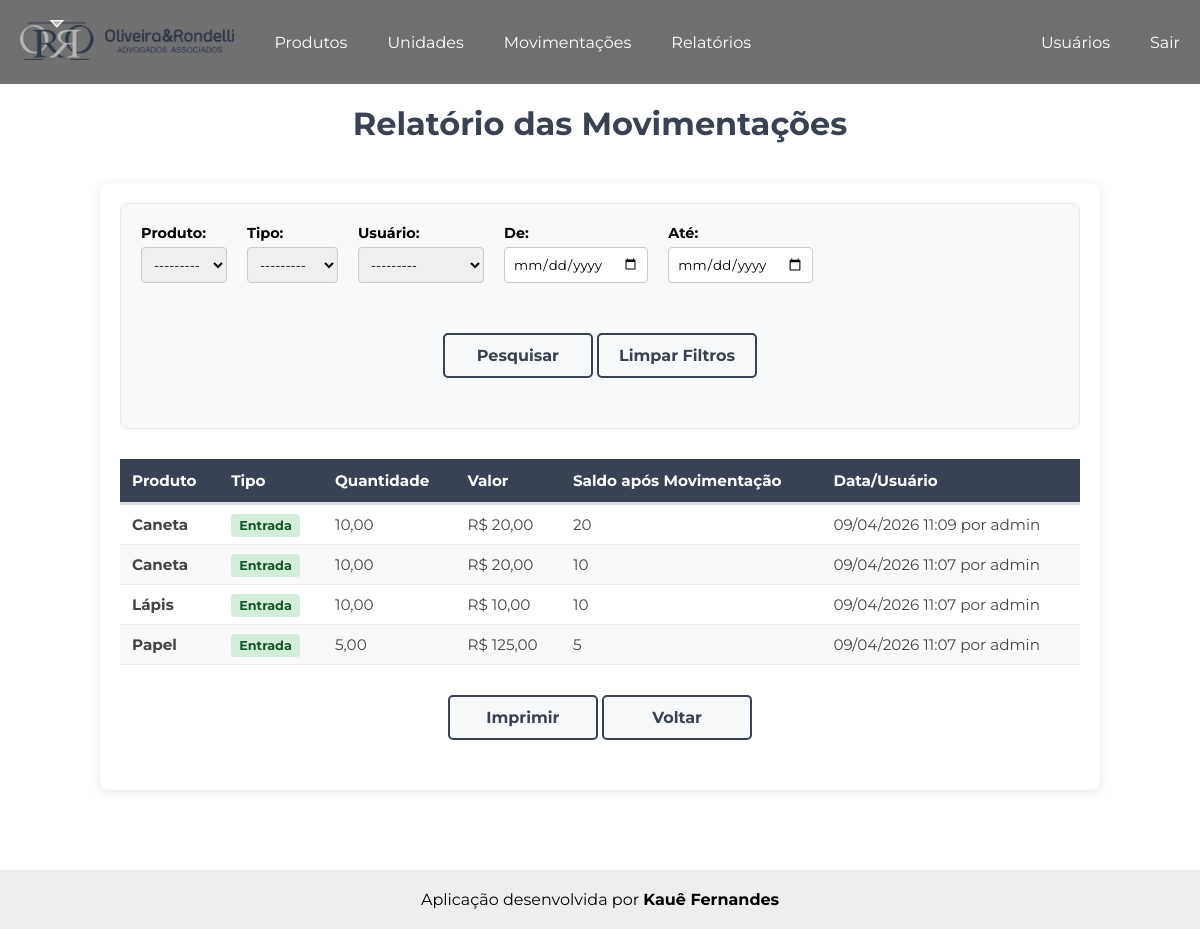
Page /relatorios/relatorio_movimentacoes (signed in) on the committed database.
### movimentacoes/models.py (models this page shows, shortened)
class Movimentacao(models.Model):
    TIPO_MOVIMENTACAO = [
        ('E', 'Entrada'),
        ('S', 'Saída')
    ]
    mov_produto = models.ForeignKey(Produtos, on_delete=models.PROTECT, related_name='movimentacoes', verbose_name='Produto')   # Chave estrangeira referenciando o produto da tabela Produtos
    mov_usuario = models.ForeignKey(User, on_delete=models.PROTECT, verbose_name='Usuário')                                     # Chave estrangeira referenciando o usuário da tabela Usuários
    mov_quantidade = models.DecimalField('Quantidade relativa à Unidade de Medida', decimal_places=2, max_digits=10)            # Quantidade da movimentação
    mov_tipo = models.CharField('Tipo de Movimentação', max_length=1, choices=TIPO_MOVIMENTACAO)                                # Tipo da movimentação
    mov_saldo_movimento = models.IntegerField('Saldo no momento:', editable=False, null=True)                                   # Saldo do produto após movimentação
    mov_custo = models.DecimalField('Valor da Compra', max_digits=10, decimal_places=2, null=True, blank=True)                  # Preço total da compra
    mov_data_adicionada = models.DateTimeField(auto_now_add=True)                                                               # Data que foi adicionada
    class Meta:
        verbose_name = 'Movimentação'
        verbose_name_plural = 'Movimentações'
        ordering = ['-mov_data_adicionada']

### produtos/models.py (models this page shows, shortened)
class Produtos(models.Model):
    pro_referencia = models.CharField('Referência', max_length=20, default='SEM-REF')                                                       # Referência do produto
    pro_descricao = models.TextField('Descrição')                                                                                           # Descrição do produto
    pro_unidade = models.ForeignKey(Unidades, on_delete=models.PROTECT, verbose_name='Unidade', default=1)                                  # Chave estrangeira referenciando a unidade da tabela Unidades
    pro_custo_medio = models.DecimalField('Custo Médio', decimal_places=2, max_digits=10, default=0)                         # Custo médio
    pro_saldo = models.DecimalField('Saldo', decimal_places=2, max_digits=10, default=0)                                                    # Saldo do produto no estoque
    pro_data_adicionada = models.DateTimeField(auto_now_add=True)                                                                            # Data em que o produto foi adicionado
    pro_data_modificado = models.DateTimeField(auto_now=True)                                                                               # Data em que o produto foi modificado
    def __str__(self):
        return self.pro_descricao
    class Meta:
        verbose_name = 'Produto'
        verbose_name_plural = 'Produtos'
        ordering = ['pro_descricao']

### relatorios/views.py (the view)
# urls.py: path('relatorio_movimentacoes', views.relatorio_movimentacoes, name='relatorio_movimentacoes')      # Adiciona o caminho para a tela do relatório das movimentações
def relatorio_movimentacoes(request):
    movimentacoes = Movimentacao.objects.order_by('-mov_data_adicionada')
    filtro = FiltroMovimentacao(request.GET, queryset=movimentacoes)
    context = {'movimentacoes': filtro.qs,
               'filtro': filtro}
    return render(request, 'relatorios/relatorio_movimentacoes.html', context)

### relatorios/templates/relatorios/relatorio_movimentacoes.html (shortened to what this page needs)
<!DOCTYPE html>
{% extends "core/base.html" %}
{% load static %}
    {% block extra_css %}
        <link rel="stylesheet" href="{% static 'css/relatorios.css' %}">
    {% endblock %}
    {% block content %}
    <h1>Relatório das Movimentações</h1>
    <div class="container-relatorio">
        <div class="container-formulario">
            <form method="get" class="formulario">
                {{ filtro.form.as_p }}
                <div class="container-botao">
                    <button class="botao-pesquisar" type="submit">Pesquisar</button>
                    <a href="{% url 'relatorio_movimentacoes' %}" class="botao-voltar">Limpar Filtros</a>
                </div>
            </form>
        </div>
        <table class="movimentacoes">
            <thead>
                <tr>
                    <th>Produto</th>
                    <th>Tipo</th>
                    <th>Quantidade</th>
                    <th>Valor</th>
                    <th>Saldo após Movimentação</th>
                    <th>Data/Usuário</th>
                </tr>
            </thead>
            <tbody>
                {% for movimentacao in movimentacoes %}
                <tr>
                    <td><b>{{ movimentacao.mov_produto }}</b></td>
                    <td>
                        {% if movimentacao.mov_tipo == 'E' %}
                            <span class="entrada">Entrada</span>
                        {% else %}
                            <span class="saida">Saída</span>
                        {% endif %}
                    </td>
                    <td>{{ movimentacao.mov_quantidade }}</td>
                    <td>
                        {% if movimentacao.mov_tipo == 'E' %}
                            <span>R$ {{ movimentacao.mov_custo }}</span>
                        {% else %}
                            <span>-</span>
                        {% endif %}
                    </td>
                    <td>{{ movimentacao.mov_saldo_movimento }}</td>
                    <td>{{ movimentacao.mov_data_adicionada|date:"d/m/Y H:i" }} por {{ movimentacao.mov_usuario }}</td>
                </tr>
                {% empty %}
                <tr>
                    <td>Nenhuma movimentação realizada.</td>
                </tr>
                {% endfor %}
            </tbody>
        </table>
        <div class="container-botao">
            <button class="botao-imprimir" onclick="window.print()">Imprimir</button>
            <a href="{% url 'relatorios' %}"><button class="botao-voltar">Voltar</button></a>
        </div>
    </div>
    {% endblock content %}

### static/css/style1.css (style rules this page uses)
* { margin: 0; padding: 0; box-sizing: border-box; font-family: 'Montserrat', sans-serif; }

### static/css/relatorios.css (style rules this page uses)
h1 { text-align: center; color: rgba(56, 66, 82); }
.container-relatorio { max-width: 1000px; margin: 40px auto; background-color: white; padding: 20px; border-radius: 8px; box-shadow: 0 2px 10px rgba(0, 0, 0, 0.1); }
.container-formulario { background-color: #f8f9fa; padding: 20px; border-radius: 8px; margin-bottom: 30px; border: 1px solid #e9ecef; }
.formulario { display: flex; flex-wrap: wrap; gap: 20px; align-items: flex-end; }
.formulario p { margin: 0; display: flex; flex-direction: column; font-weight: bold; font-size: 0.9rem; }
.formulario input, .formulario select { padding: 8px; border-radius: 4px; border: 1px solid #ccc; margin-top: 5px; }
.entrada { background-color: #d4edda; color: #155724; padding: 4px 8px; border-radius: 4px; font-weight: bold; font-size: 0.8rem; }
.movimentacoes { width: 100%; border-collapse: collapse; margin-top: 20px; font-size: 0.95rem; }
.movimentacoes thead th { background-color: rgba(56, 66, 82); color: white; text-align: left; padding: 12px; border-bottom: 3px solid #ddd; }
.movimentacoes tbody td { padding: 10px 12px; border-bottom: 1px solid #eee; color: #444; }
.movimentacoes tbody tr:nth-child(even) { background-color: #f9f9f9; }
.container-botao { text-align: center; margin: 30px 0; width: 100%; }
.botao-voltar, .botao-gerar, .botao-imprimir, .botao-pesquisar { display: inline-flex; align-items: center; justify-content: center; height: 45px; min-width: 150px; padding: 0 20px; font-family: inherit; font-size: 16px; font-weight: bold; text-decoration: none; color: rgba(56, 66, 82); background-color: #f8f9fa; border: 2px solid rgba(56, 66, 82); border-radius: 5px; cursor: pointer; transition: all 0.2s; box-sizing: border-box; }

### rows in the picture
Movimentacao: mov_produto "Caneta", mov_tipo "Entrada", mov_quantidade "10,00", mov_custo "20,00", mov_saldo_movimento "20", mov_data_adicionada "09/04/2026 11:09", mov_usuario "admin"
Movimentacao: mov_produto "Caneta", mov_tipo "Entrada", mov_quantidade "10,00", mov_custo "20,00", mov_saldo_movimento "10", mov_data_adicionada "09/04/2026 11:07", mov_usuario "admin"
Movimentacao: mov_produto "Lápis", mov_tipo "Entrada", mov_quantidade "10,00", mov_custo "10,00", mov_saldo_movimento "10", mov_data_adicionada "09/04/2026 11:07", mov_usuario "admin"
Movimentacao: mov_produto "Papel", mov_tipo "Entrada", mov_quantidade "5,00", mov_custo "125,00", mov_saldo_movimento "5", mov_data_adicionada "09/04/2026 11:07", mov_usuario "admin"
